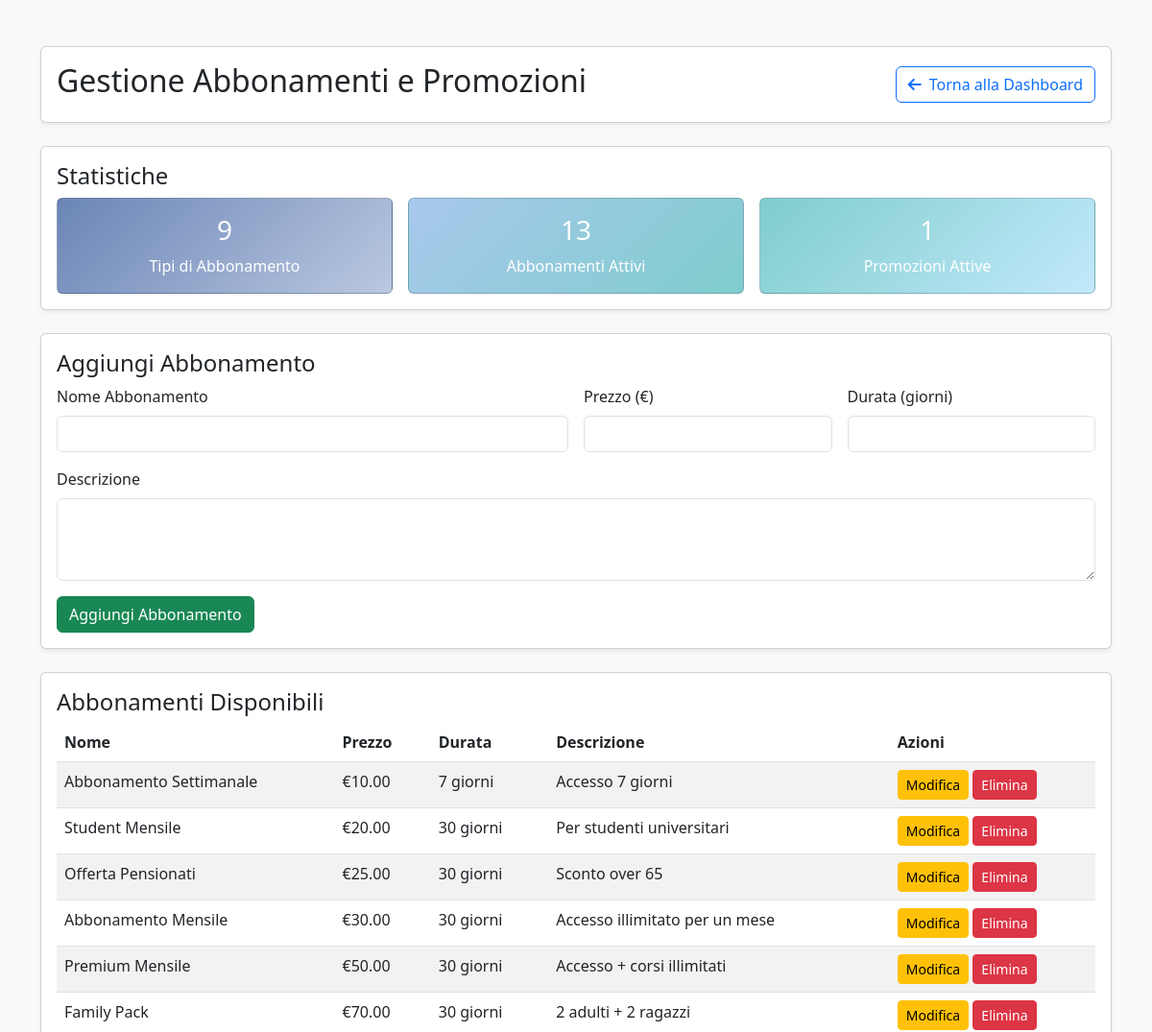
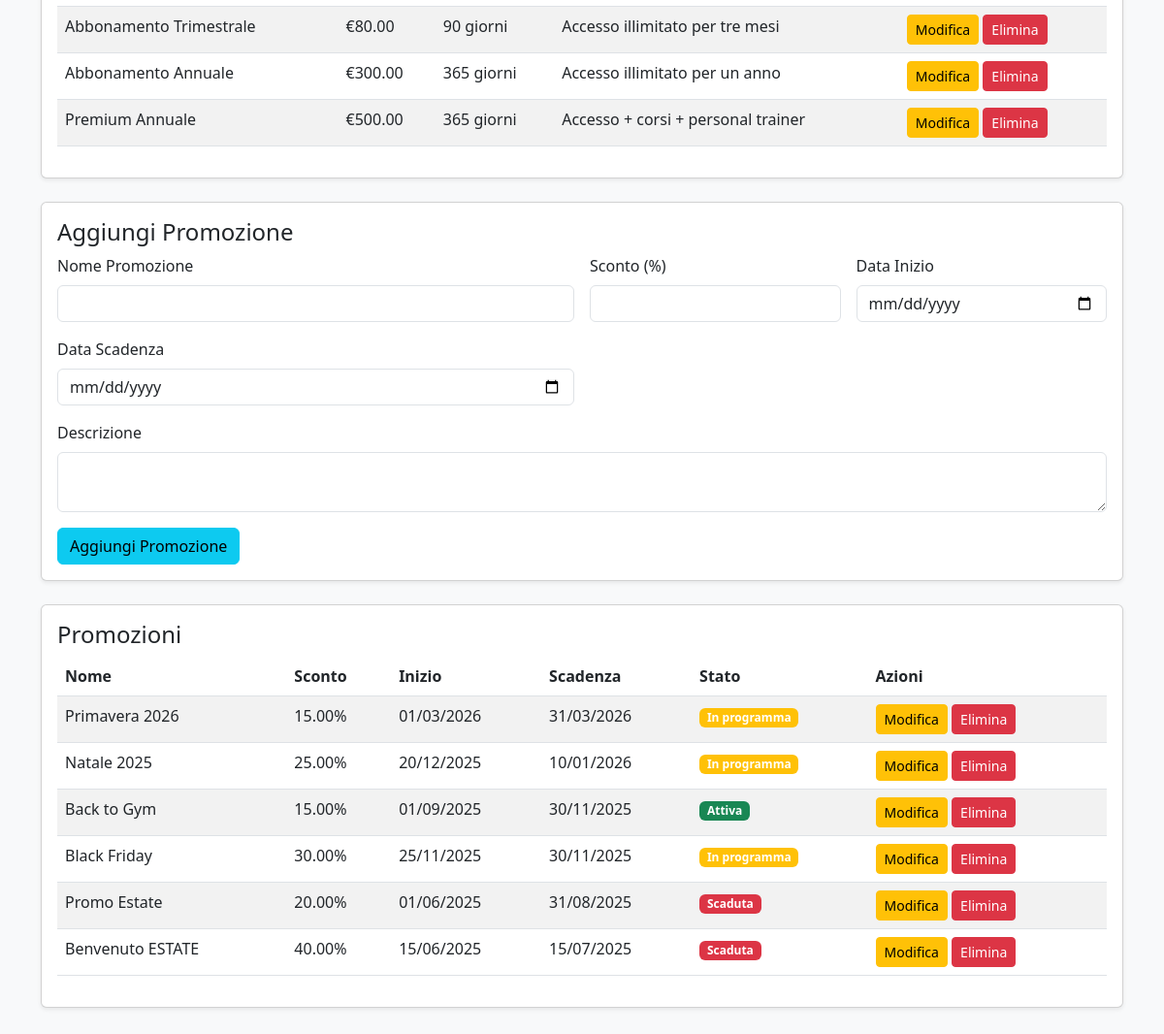
/subscription_management.php (signed in), run on the app's committed database (2 pictures, top to bottom).
### tables this page shows
CREATE TABLE MEMBERSHIPS (
    membershipID INT PRIMARY KEY AUTO_INCREMENT,
    name VARCHAR(255) NOT NULL,
    price DECIMAL(10,2) NOT NULL,
    duration INT NOT NULL,
    description TEXT
);

CREATE TABLE PROMOTIONS (
    promotionID INT PRIMARY KEY AUTO_INCREMENT,
    name VARCHAR(255) NOT NULL,
    description TEXT,
    discountRate DECIMAL(5,2) NOT NULL,
    startDate DATE NOT NULL,
    expirationDate DATE NOT NULL
);

### subscription_management.php (the view, shortened to what this page needs)
<?php
require_once 'config.php';
$stmt = $conn->prepare("SELECT * FROM MEMBERSHIPS ORDER BY price ASC");
$stmt->execute();
$memberships = $stmt->get_result()->fetch_all(MYSQLI_ASSOC);
$stmt = $conn->prepare("SELECT * FROM PROMOTIONS ORDER BY expirationDate DESC");
$stmt->execute();
$promotions = $stmt->get_result()->fetch_all(MYSQLI_ASSOC);
$editMembership = null;
$editPromotion = null;
function getSubscriptionStats($conn) {
    $stmt = $conn->prepare("SELECT COUNT(*) as total FROM MEMBERSHIPS");
    $stmt->execute();
    $totalMemberships = $stmt->get_result()->fetch_assoc()['total'];
    $stmt = $conn->prepare("SELECT COUNT(*) as active FROM SUBSCRIPTIONS WHERE startDate <= CURDATE() AND expirationDate >= CURDATE()");
    $stmt->execute();
    $activeSubscriptions = $stmt->get_result()->fetch_assoc()['active'];
    $stmt = $conn->prepare("SELECT COUNT(*) as active FROM PROMOTIONS WHERE startDate <= CURDATE() AND expirationDate >= CURDATE()");
    $stmt->execute();
    $activePromotions = $stmt->get_result()->fetch_assoc()['active'];
    return [
        'totalMemberships' => $totalMemberships,
        'activeSubscriptions' => $activeSubscriptions,
        'activePromotions' => $activePromotions
    ];
}
$stats = getSubscriptionStats($conn);
?>
<!DOCTYPE html>
<html lang="it">
<head>
    <link href="https://cdnjs.cloudflare.com/ajax/libs/bootstrap/5.3.0/css/bootstrap.min.css" rel="stylesheet" />
    <link href="https://cdnjs.cloudflare.com/ajax/libs/font-awesome/6.0.0/css/all.min.css" rel="stylesheet" />
</head>
<body class="bg-light">
<div class="container py-5">
    <div class="card shadow-sm mb-4">
        <div class="card-body">
            <div class="d-flex justify-content-between align-items-center">
                <h2>Gestione Abbonamenti e Promozioni</h2>
                <a href="dashboard.php" class="btn btn-outline-primary">
                    <i class="fas fa-arrow-left me-2"></i>Torna alla Dashboard
                </a>
            </div>
        </div>
    </div>
    <div class="card mb-4 shadow-sm">
        <div class="card-body">
            <h4>Statistiche</h4>
            <div class="row g-3">
                <div class="col-md-4">
                    <div class="card text-white h-100" style="background: linear-gradient(135deg, #6a85b6 0%, #bac8e0 100%);">
                        <div class="card-body text-center d-flex flex-column justify-content-center">
                            <h3><?= $stats['totalMemberships'] ?></h3>
                            <p class="mb-0">Tipi di Abbonamento</p>
                        </div>
                    </div>
                </div>
                <div class="col-md-4">
                    <div class="card text-white h-100" style="background: linear-gradient(135deg, #a8c8ec 0%, #7fcdcd 100%);">
                        <div class="card-body text-center d-flex flex-column justify-content-center">
                            <h3><?= $stats['activeSubscriptions'] ?></h3>
                            <p class="mb-0">Abbonamenti Attivi</p>
                        </div>
                    </div>
                </div>
                <div class="col-md-4">
                    <div class="card text-white h-100" style="background: linear-gradient(135deg, #7fcdcd 0%, #c2e9fb 100%);">
                        <div class="card-body text-center d-flex flex-column justify-content-center">
                            <h3><?= $stats['activePromotions'] ?></h3>
                            <p class="mb-0">Promozioni Attive</p>
                        </div>
                    </div>
                </div>
            </div>
        </div>
    </div>
    <div class="card mb-4 shadow-sm">
        <div class="card-body">
            <h4><?= $editMembership ? 'Modifica Abbonamento' : 'Aggiungi Abbonamento' ?></h4>
            <form method="POST" class="row g-3">
                <div class="col-md-6">
                    <label class="form-label">Nome Abbonamento</label>
                    <input name="name" required class="form-control" type="text"
                           value="<?= $editMembership ? htmlspecialchars($editMembership['name']) : (isset($_POST['name']) ? htmlspecialchars($_POST['name']) : '') ?>" />
                </div>
                <div class="col-md-3">
                    <label class="form-label">Prezzo (€)</label>
                    <input name="price" required class="form-control" type="number" step="0.01" min="0"
                           value="<?= $editMembership ? $editMembership['price'] : (isset($_POST['price']) ? $_POST['price'] : '') ?>" />
                </div>
                <div class="col-md-3">
                    <label class="form-label">Durata (giorni)</label>
                    <input name="duration" required class="form-control" type="number" min="1"
                           value="<?= $editMembership ? $editMembership['duration'] : (isset($_POST['duration']) ? $_POST['duration'] : '') ?>" />
                </div>
                <div class="col-12">
                    <label class="form-label">Descrizione</label>
                    <textarea name="description" class="form-control" rows="3"></textarea>
                </div>
                <div class="col-12">
                    <button name="<?= $editMembership ? 'update_membership' : 'add_membership' ?>" class="btn <?= $editMembership ? 'btn-warning' : 'btn-success' ?>">
                        <?= $editMembership ? 'Modifica Abbonamento' : 'Aggiungi Abbonamento' ?>
                    </button>
                </div>
            </form>
        </div>
    </div>
    <div class="card shadow-sm mb-4">
        <div class="card-body">
            <h4>Abbonamenti Disponibili</h4>
            <table class="table table-striped">
                <thead>
                    <tr>
                        <th>Nome</th><th>Prezzo</th><th>Durata</th><th>Descrizione</th><th>Azioni</th>
                    </tr>
                </thead>
                <tbody>
                    <?php foreach($memberships as $membership): ?>
                        <tr>
                            <td><?= htmlspecialchars($membership['name']) ?></td>
                            <td>€<?= number_format($membership['price'], 2) ?></td>
                            <td><?= $membership['duration'] ?> giorni</td>
                            <td><?= htmlspecialchars(substr($membership['description'], 0, 50)) ?><?= strlen($membership['description']) > 50 ? '...' : '' ?></td>
                            <td>
                                <a href="?edit_membership=<?= $membership['membershipID'] ?>" class="btn btn-sm btn-warning">Modifica</a>
                                <form method="POST" style="display:inline" onsubmit="return confirm('Sei sicuro di eliminare questo abbonamento?');">
                                    <button name="delete_membership" class="btn btn-sm btn-danger">Elimina</button>
                                </form>
                            </td>
                        </tr>
                    <?php endforeach; ?>
                </tbody>
            </table>
        </div>
    </div>
    <div class="card mb-4 shadow-sm">
        <div class="card-body">
            <h4><?= $editPromotion ? 'Modifica Promozione' : 'Aggiungi Promozione' ?></h4>
            <form method="POST" class="row g-3">
                <div class="col-md-6">
                    <label class="form-label">Nome Promozione</label>
                    <input name="promo_name" required class="form-control" type="text"
                           value="<?= $editPromotion ? htmlspecialchars($editPromotion['name']) : (isset($_POST['promo_name']) ? htmlspecialchars($_POST['promo_name']) : '') ?>" />
                </div>
                <div class="col-md-3">
                    <label class="form-label">Sconto (%)</label>
                    <input name="discountRate" required class="form-control" type="number" step="0.01" min="0" max="100"
                           value="<?= $editPromotion ? $editPromotion['discountRate'] : (isset($_POST['discountRate']) ? $_POST['discountRate'] : '') ?>" />
                </div>
                <div class="col-md-3">
                    <label class="form-label">Data Inizio</label>
                    <input name="startDate" required class="form-control" type="date"
                           value="<?= $editPromotion ? $editPromotion['startDate'] : (isset($_POST['startDate']) ? $_POST['startDate'] : '') ?>" />
                </div>
                <div class="col-md-6">
                    <label class="form-label">Data Scadenza</label>
                    <input name="expirationDate" required class="form-control" type="date"
                           value="<?= $editPromotion ? $editPromotion['expirationDate'] : (isset($_POST['expirationDate']) ? $_POST['expirationDate'] : '') ?>" />
                </div>
                <div class="col-12">
                    <label class="form-label">Descrizione</label>
                    <textarea name="promo_description" class="form-control" rows="2"></textarea>
                </div>
                <div class="col-12">
                    <button name="<?= $editPromotion ? 'update_promotion' : 'add_promotion' ?>" class="btn <?= $editPromotion ? 'btn-warning' : 'btn-info' ?>">
                        <?= $editPromotion ? 'Modifica Promozione' : 'Aggiungi Promozione' ?>
                    </button>
                </div>
            </form>
        </div>
    </div>
    <div class="card shadow-sm mb-4">
        <div class="card-body">
            <h4>Promozioni</h4>
            <table class="table table-striped">
                <thead>
                    <tr>
                        <th>Nome</th><th>Sconto</th><th>Inizio</th><th>Scadenza</th><th>Stato</th><th>Azioni</th>
                    </tr>
                </thead>
                <tbody>
                    <?php foreach($promotions as $promotion): ?>
                        <?php
                        $now = new DateTime();
                        $start = new DateTime($promotion['startDate']);
                        $end = new DateTime($promotion['expirationDate']);
                        $status = $now < $start ? 'In programma' : ($now > $end ? 'Scaduta' : 'Attiva');
                        $statusClass = $status === 'Attiva' ? 'success' : ($status === 'In programma' ? 'warning' : 'danger');
                        ?>
                        <tr>
                            <td><?= htmlspecialchars($promotion['name']) ?></td>
                            <td><?= $promotion['discountRate'] ?>%</td>
                            <td><?= date('d/m/Y', strtotime($promotion['startDate'])) ?></td>
                            <td><?= date('d/m/Y', strtotime($promotion['expirationDate'])) ?></td>
                            <td><span class="badge bg-<?= $statusClass ?>"><?= $status ?></span></td>
                            <td>
                                <a href="?edit_promotion=<?= $promotion['promotionID'] ?>" class="btn btn-sm btn-warning">Modifica</a>
                                <form method="POST" style="display:inline" onsubmit="return confirm('Sei sicuro di eliminare questa promozione?');">
                                    <button name="delete_promotion" class="btn btn-sm btn-danger">Elimina</button>
                                </form>
                            </td>
                        </tr>
                    <?php endforeach; ?>
                </tbody>
            </table>
        </div>
    </div>
</div>
</body>
</html>

### data on the page
memberships: name "Abbonamento Settimanale", price "10.00", duration "7", description "Accesso 7 giorni"
memberships: name "Student Mensile", price "20.00", duration "30", description "Per studenti universitari"
memberships: name "Offerta Pensionati", price "25.00", duration "30", description "Sconto over 65"
memberships: name "Abbonamento Mensile", price "30.00", duration "30", description "Accesso illimitato per un mese"
memberships: name "Premium Mensile", price "50.00", duration "30", description "Accesso + corsi illimitati"
memberships: name "Family Pack", price "70.00", duration "30", description "2 adulti + 2 ragazzi"
memberships: name "Abbonamento Trimestrale", price "80.00", duration "90", description "Accesso illimitato per tre mesi"
memberships: name "Abbonamento Annuale", price "300.00", duration "365", description "Accesso illimitato per un anno"
memberships: name "Premium Annuale", price "500.00", duration "365", description "Accesso + corsi + personal trainer"
promotions: name "Primavera 2026", discountRate "15.00", startDate "01/03/2026", expirationDate "31/03/2026"
promotions: name "Natale 2025", discountRate "25.00", startDate "20/12/2025", expirationDate "10/01/2026"
promotions: name "Back to Gym", discountRate "15.00", startDate "01/09/2025", expirationDate "30/11/2025"
promotions: name "Black Friday", discountRate "30.00", startDate "25/11/2025", expirationDate "30/11/2025"
promotions: name "Promo Estate", discountRate "20.00", startDate "01/06/2025", expirationDate "31/08/2025"
promotions: name "Benvenuto ESTATE", discountRate "40.00", startDate "15/06/2025", expirationDate "15/07/2025"

### other printed values
$stats['totalMemberships'] "9"
$stats['activeSubscriptions'] "13"
$stats['activePromotions'] "1"
